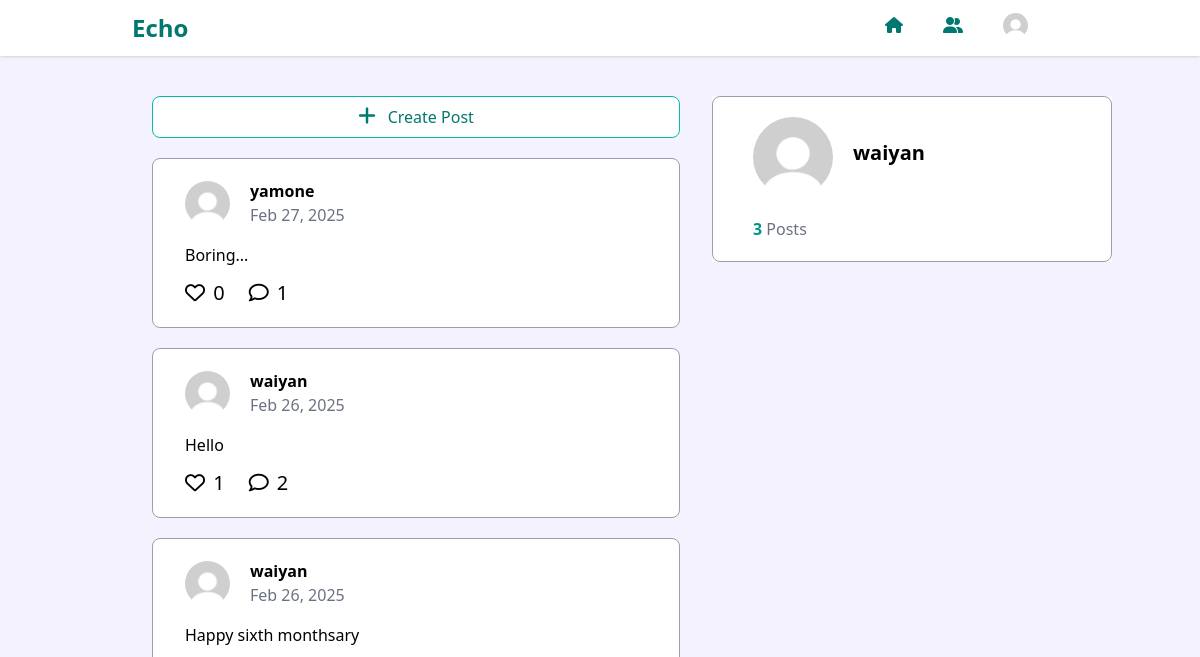
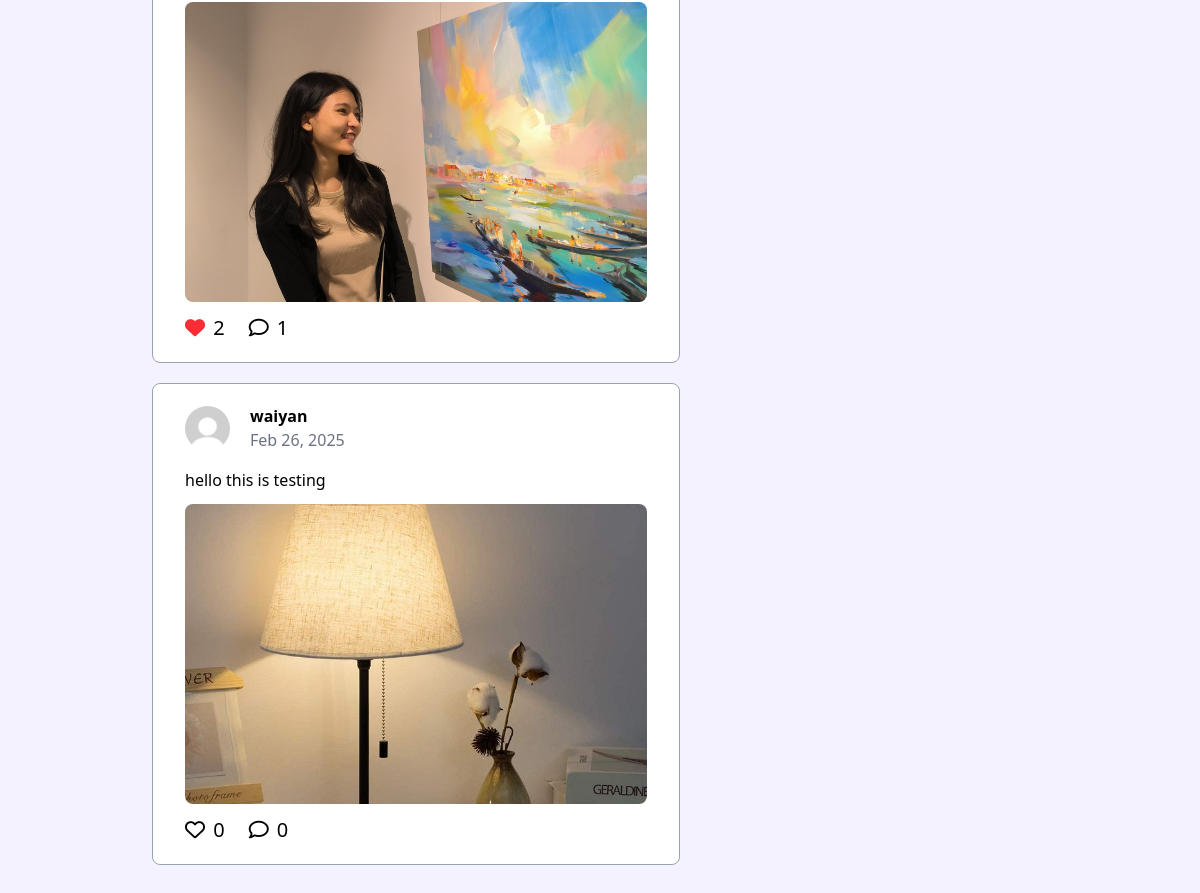
The page / (signed in) on the database as committed earlier (2 pictures, top to bottom).
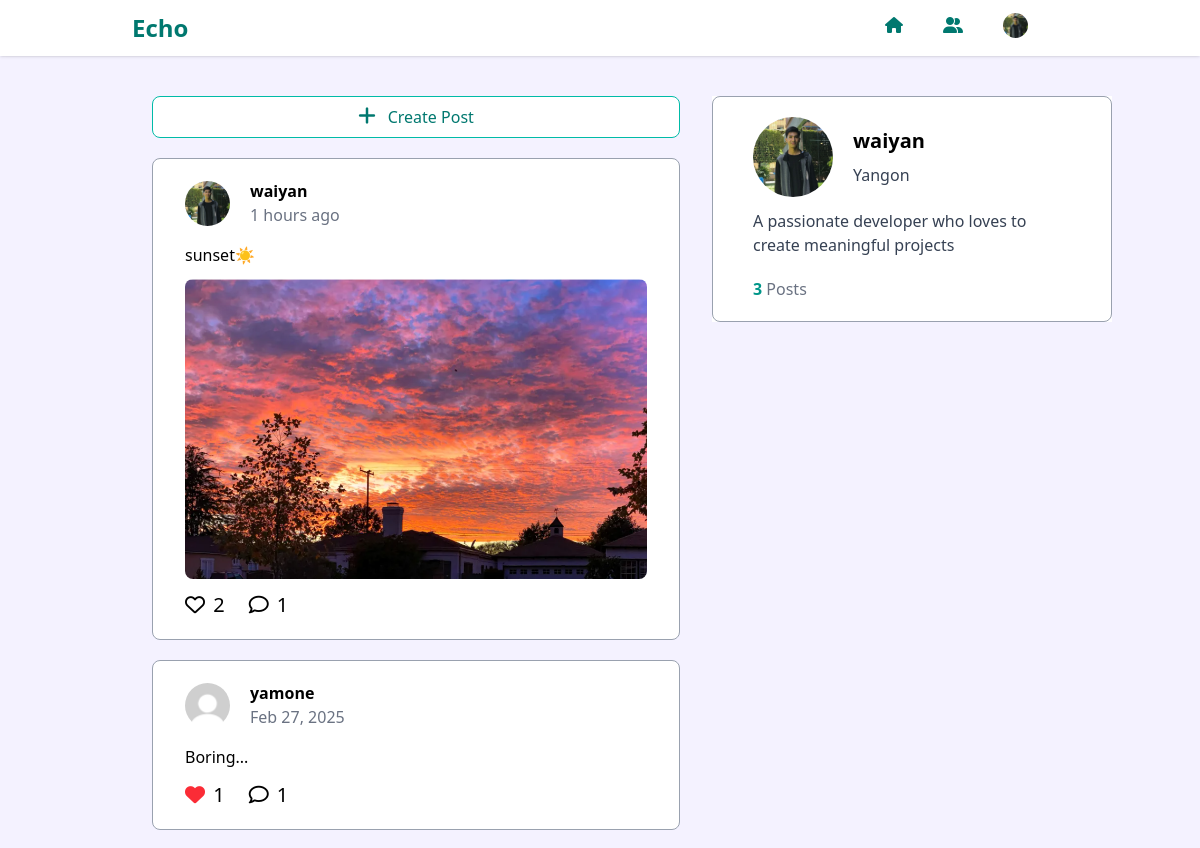
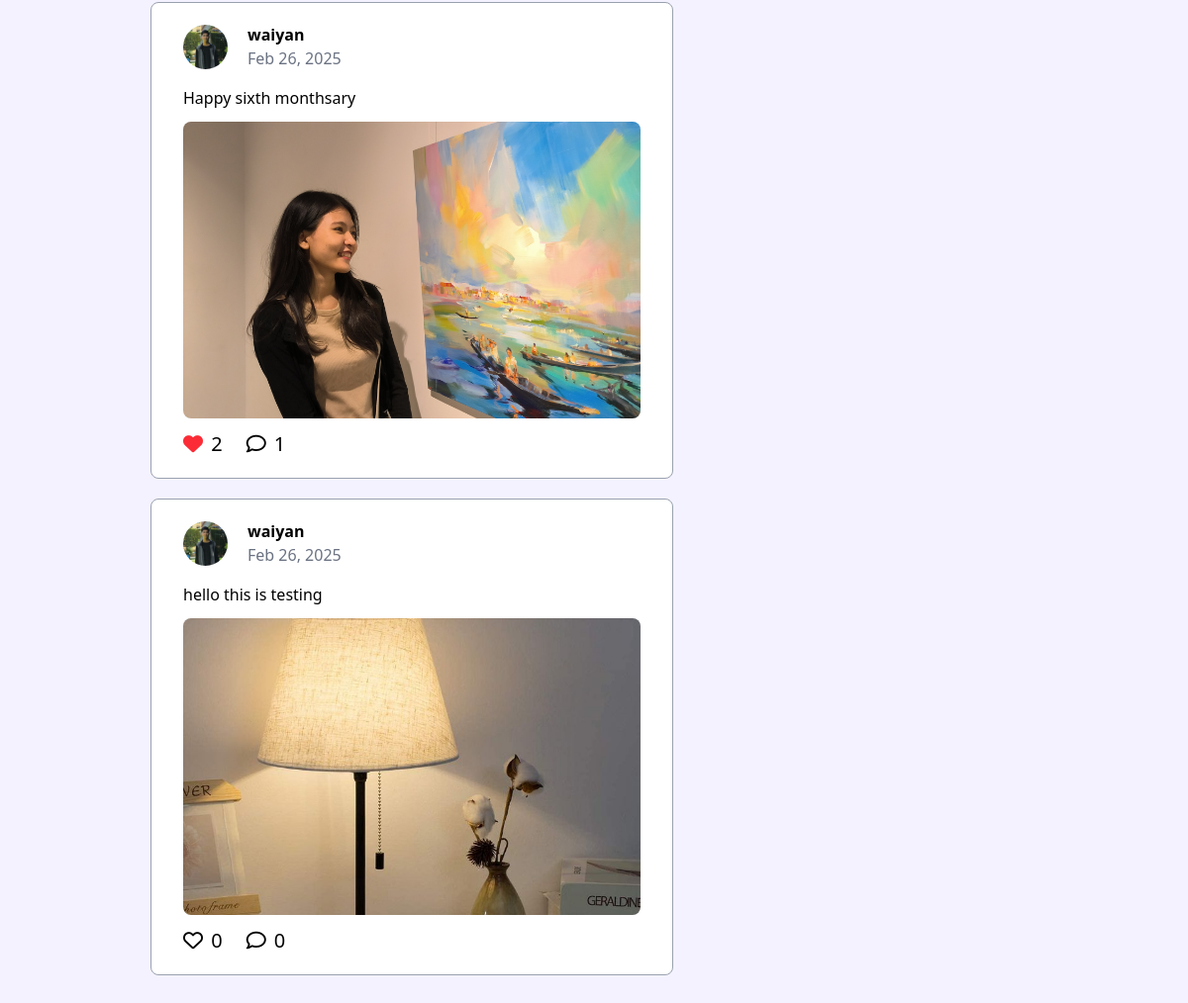
The same page on the database as committed later (2 pictures, top to bottom).
### core/models.py (models this page shows, shortened)
class Profile(models.Model):
    user = models.OneToOneField(User, on_delete=models.CASCADE, related_name='profile')
    profile_img = models.ImageField(upload_to='profile_images/', default='profile_images/profile.jpg')
    bio = models.TextField(blank=True)
    location = models.CharField(max_length=100, blank=True)

### post/models.py (models this page shows, shortened)
class Post(models.Model):
    user = models.ForeignKey(User, on_delete=models.CASCADE)
    text = models.TextField()
    image = models.ImageField(upload_to='images/', blank=True)
    created_at = models.DateTimeField(auto_now_add=True)

### post/views.py (the view)
# urls.py: path('', post_views.index, name='index'),
@login_required
def index(request):
    profile = Profile.objects.filter(user=request.user).first()
    posts = Post.objects.annotate(like_count = Count('like'), comment_count = Count('comment')).order_by('-created_at')
    liked_posts = Like.objects.filter(user=request.user).values_list('post_id', flat=True)
    my_posts = Post.objects.filter(user=request.user)
    suggestions = User.objects.exclude(id=request.user.id).exclude(is_superuser=True)
    form = PostForm()
    return render(request, 'core/index.html',{
        'profile' : profile,
        'post_form' : form,
        'posts' : posts,
        'liked_posts' : liked_posts,
        'my_posts' : my_posts,
        'suggestions' : suggestions
    })

### core/templatetags/custom_filters.py (called while the page is built)
@register.filter
def time_until(value):
    if not value:
        return ''
    time_diff = now() - value
    if time_diff < datetime.timedelta(days=1):
        hours = int(time_diff.total_seconds() // 3600)
        minutes = int(time_diff.total_seconds() // 60)
        if hours > 0:
            return f'{hours} hours ago'
        elif minutes > 0:
            return f'{minutes} minutes ago'
        else:
            return 'Just now'
    else:
        return value.strftime('%b %d, %Y')

### core/templates/core/index.html (shortened to what this page needs)
{% extends 'core/base.html' %}
{% block 'content' %}
{% load custom_filters %}
<div class="flex justify-center pt-24 bg-[#f4f2ff]">
    <div class="flex w-[80%] justify-center">
        <div class="w-[100%] md:w-[55%] min-h-[50vh] pb-5">
            <button id="createPostButton" type="button" class="w-full border border-teal-500 bg-white hover:bg-teal-700 hover:text-white text-teal-700 p-2 mb-5 rounded-lg">
                <i class="fa-solid fa-plus text-xl me-3"></i>Create Post
            </button>
            {% for post in posts %}
            <div class="border-1 border-gray-400 bg-white rounded-lg px-8 py-5 mb-5">
                <div class="flex justify-between">
                    <div class="flex items-center">
                        <img src="{{ post.user.profile.profile_img.url }}" class="w-[45px] h-[45px] rounded-full object-cover">
                        <div class="ms-5">
                            <p class="font-semibold">{{ post.user.username }}</p>
                            <p class="text-gray-500">{{ post.created_at|time_until }}</p>
                        </div>
                    </div>
                </div>
                <p class="mt-4">{{post.text}}</p>
                {% if post.image %}
                <img src="{{ post.image.url }}" class="w-full h-[300px] md:h-[300px] rounded-lg my-3 object-cover">
                {% endif %}
                <div class="flex mt-3">
                    <button class="like-button" data-post-id="{{ post.id }}">
                        {% if post.id in liked_posts %}
                            <i class="fa-solid fa-heart text-red-500 text-xl"></i>
                        {% else %}
                            <i class="fa-regular fa-heart text-xl"></i>
                        {% endif %}
                        <span class="text-xl ms-1 me-6 like-count">{{ post.like_set.count }}</span>
                    </button>
                    <button type="button" class="comment-button" data-post-id="{{ post.id }}">
                        <i class="fa-regular fa-comment text-xl"></i><span class="ms-2 text-xl">{{ post.comment_set.count }}</span>
                    </button>
                </div>
            </div>
            {% endfor %}
        </div>
        <div class="w-[35%] ms-8 hidden md:block">
            <div class="fixed w-100 top-24 bg-white">
                <div class="max-h-[50vh] flex-col border-1 border-gray-400 rounded-lg py-5 px-10">
                    <a href="{% url 'core:profile' %}">
                        <div class="flex items-center">
                            <img class="w-[80px] h-[80px] rounded-full object-cover" src="{{ profile.profile_img.url }}">
                            <div class="ms-5">
                                <p class="text-xl font-semibold mb-2">{{ profile.user.username }}</p>
                                <p class="text-gray-700">{{ profile.location }}</p>
                            </div>
                        </div>
                    </a>
                    <p class="my-3 text-gray-700">{{ profile.bio }}</p>
                    <div class="flex mt-5">
                        <div class="me-5">
                            <span class="font-bold text-teal-600">{{ my_posts.count }}</span>
                            <span class="text-gray-500">Posts</span>
                        </div>
                    </div>
                </div>
            </div>
        </div>
    </div>
</div>
{% endblock %}

### core/templates/core/base.html (shortened to what this page needs)
{% load custom_filters %}
<!DOCTYPE html>
<html lang="en">
<head>
    <script src="https://unpkg.com/@tailwindcss/browser@4"></script>
    <link rel="stylesheet" href="https://cdnjs.cloudflare.com/ajax/libs/font-awesome/6.7.2/css/all.min.css" />
</head>
<body>
    <div class="w-full shadow-sm fixed top-0 left-0 z-50 bg-white">
        <nav class="flex justify-between items-center w-[80%] mx-auto p-3">
            <a href="{% url 'core:index' %}" class="text-2xl font-bold text-teal-700">Echo</a>
            <ul class="flex justify-even space-x-10">
                <li><i class="fa-solid fa-house text-teal-700"></i></li>
                <li><i class="fa-solid fa-user-group text-teal-700"></i></li>
                <li>
                    <button id="dropdownButton" type="button"><img class="w-[25px] h-[25px] rounded-full object-cover" src="{{ profile.profile_img.url }}"></button>
                </li>
            </ul>
        </nav>
    </div>
    {% block 'content' %}{% endblock %}
</body>
</html>

Rows that differ between the two databases and show on the page:
removed Post: user.profile.profile_img (placeholder picture), user.username "waiyan", created_at "Feb 26, 2025", text "Hello", like_set.count "1", comment_set.count "2"
changed Profile "waiyan": profile_img: picture added in place of a placeholder; location (not shown) → "Yangon"; bio (not shown) → "A passionate developer who loves to create meaningful projects"
added Post: user.profile.profile_img (picture), user.username "waiyan", created_at "1 hours ago", text "sunset☀️", image (picture), like_set.count "2", comment_set.count "1"
computed for Post "Feb 27, 2025": like_set.count "0" → "1"
changed through a linked row, Post "Happy sixth monthsary": user.profile.profile_img: picture added in place of a placeholder
changed through a linked row, Post "hello this is testing": user.profile.profile_img: picture added in place of a placeholder
